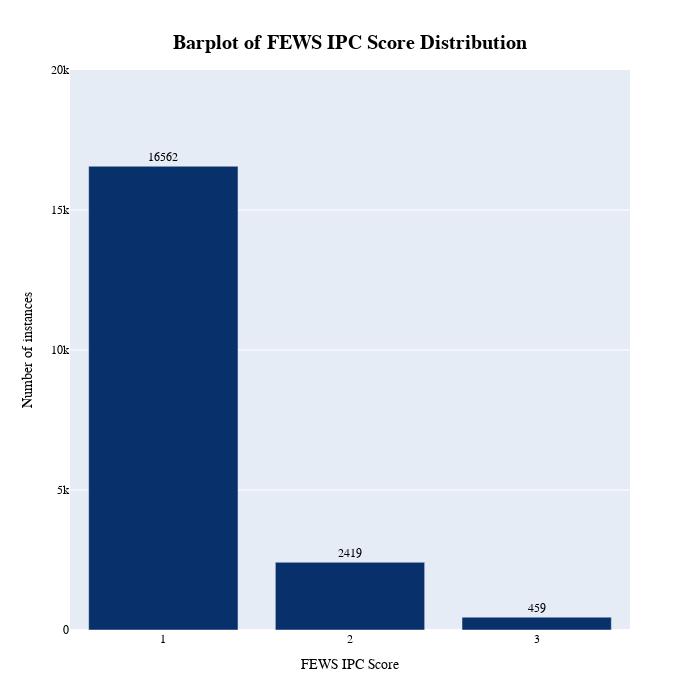

Notebook code for this chart:
### Code cell
# Examine predictive feature (few_ipc & flooding) - barplots
fig = go.Figure()
fig.add_trace(go.Bar(x= [1, 2, 3], y= df['fews_ipc'].value_counts(),
                     text = df['fews_ipc'].value_counts(), textposition='outside',
                     marker_color = '#08306B'))
fig.update_xaxes(title= 'FEWS IPC Score', tickvals = [1, 2, 3], showticklabels=True, visible=True, showgrid=False)
fig.update_yaxes(title= 'Number of instances', range = [0,20000], showticklabels=True, visible=True, showgrid=True)
fig.update_layout(title =
                  {'text': '<b>Barplot of FEWS IPC Score Distribution</b>',
                   'font': {'size':20, 'family':'Arial', 'color': 'black'},
                   'xanchor':'center',
                   'x': 0.5,
                   'y': 0.95 },
                  font_family= 'Arial',
                  font_color='black',
                  width = 700, height = 700,
                  margin = dict(t=70,r=70,b=70,l=70))
fig.show()
fig.write_image('Images/barplot.png')

### Figure 1 — Plotly figure (JSON) as saved in the notebook; plotly's stock layout.template omitted (floating-point values rounded to 4 significant figures)
{"data": [{"marker": {"color": "#08306B"}, "text": ["16562", "2419", "459"], "textposition": "outside", "type": "bar", "x": [1, 2, 3], "y": [16562, 2419, 459]}], "layout": {"font": {"color": "black", "family": "Arial"}, "height": 700, "margin": {"b": 70, "l": 70, "r": 70, "t": 70}, "title": {"font": {"color": "black", "family": "Arial", "size": 20}, "text": "<b>Barplot of FEWS IPC Score Distribution</b>", "x": 0.5, "xanchor": "center", "y": 0.95}, "width": 700, "xaxis": {"showgrid": false, "showticklabels": true, "tickvals": [1, 2, 3], "title": {"text": "FEWS IPC Score"}, "visible": true}, "yaxis": {"range": [0, 20000], "showgrid": true, "showticklabels": true, "title": {"text": "Number of instances"}, "visible": true}}}
